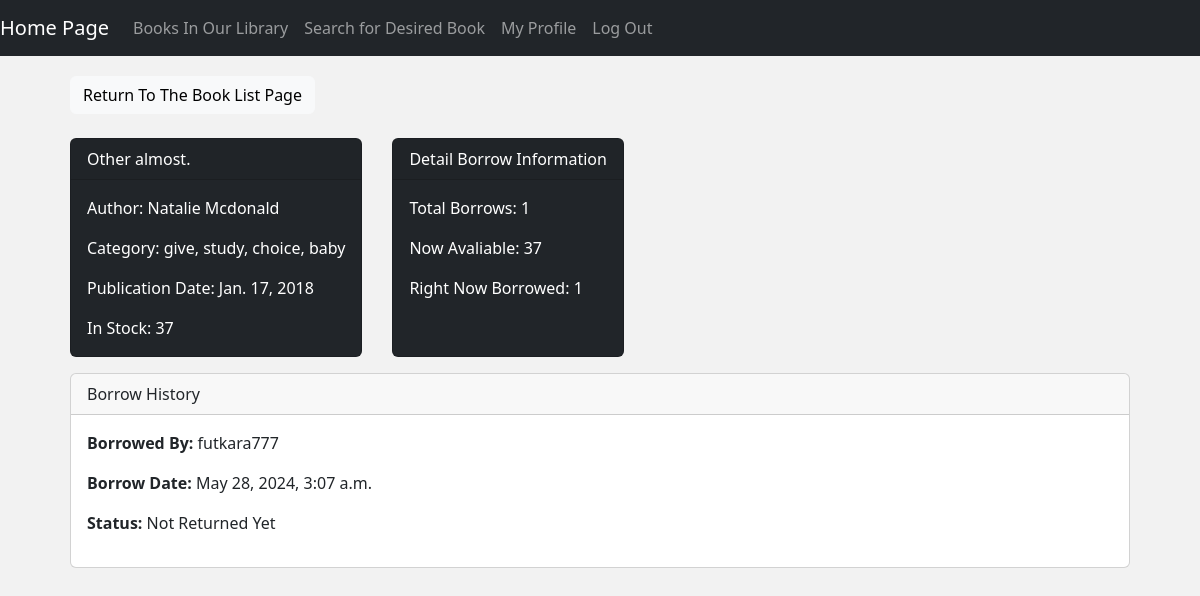
Screenshot of /borrowhistory/2/ (signed in) with the database file from the repository.
### booklibrary/models.py (models this page shows, shortened)
class Book(models.Model):
    author = models.ForeignKey(Author, on_delete=models.CASCADE, null=True, verbose_name='Author')
    category = models.ManyToManyField(Category, verbose_name='Category')
    title = models.CharField(max_length=100, verbose_name='Title')
    publication_date = models.DateField(verbose_name='Publication Date')
    stock = models.IntegerField(verbose_name='Stock')
    notify_when_available = models.BooleanField(default=False)
    class Meta:
      verbose_name = "Book"
      verbose_name_plural = "Books"

class Author(models.Model):
    full_name = models.CharField(max_length=100, verbose_name='Full Name')
    class Meta:
        verbose_name = 'Author'
        verbose_name_plural = 'Authors'

class Category(models.Model):
    name = models.CharField(max_length=100, verbose_name='Name')
    def __str__(self):
        return self.name
    class Meta:
        verbose_name = 'Category'
        verbose_name_plural = 'Categories'

class Borrow(models.Model):
    user = models.ForeignKey(settings.AUTH_USER_MODEL, on_delete=models.CASCADE)
    book = models.ForeignKey(Book, related_name='borrows', on_delete=models.CASCADE)
    borrowed_at = models.DateTimeField()
    returned_at = models.DateTimeField(null=True, blank=True)
    class Meta:
      verbose_name = "Borrow"
      verbose_name_plural = "Borrows"

### booklibrary/views.py (the view)
# urls.py: path('borrowhistory/<int:book_id>/', views.borrow_history, name='borrow_history'),
@staff_member_required
def borrow_history(request, book_id):
    book = Book.objects.get(pk=book_id)
    borrows = Borrow.objects.filter(book=book)
    borrow_count = borrows.count()
    count = 0
    for borrow in borrows:
        if borrow.returned_at is None:
            count +=1
    return render(request, 'borrowhistory.html', {'book':book, 'borrows':borrows, 'borrow_count':borrow_count, 'not_returned_count':count})

### booklibrary/templates/borrowhistory.html (shortened to what this page needs)
{% extends 'base.html' %}
    {% block content %}
    <a href="/books/"><button type="button" class="btn btn-light">Return To The Book List Page</button></a>
    <br>
    <br>
    <div style="display:flex;">
        <div class="card text-white bg-dark mb-3" style="max-width: 600px; margin-right: 30px;">
            <div class="card-header">{{ book.title }}</div>
            <div class="card-body">
            <p class="card-text">Author: {{ book.author.full_name }}</p>
            <p class="card-text">Category: {% for category in book.category.all %}{{ category }}{% if not forloop.last %}, {% endif %}{% endfor %}</p>
            <p class="card-text">Publication Date: {{ book.publication_date }}</p>
            <p class="card-text">In Stock: {{ book.stock }}</p>
            </div>
        </div>
        <div class="card text-white bg-dark mb-3" style="max-width: 600px;">
            <div class="card-header">Detail Borrow Information</div>
            <div class="card-body">
            <p class="card-text">Total Borrows: {{ borrow_count }}</p>
            <p class="card-text">Now Avaliable: {{ book.stock }}</p>
            <p class="card-text">Right Now Borrowed: {{ not_returned_count }}</p>
            </div>
        </div>
    </div>
        {% for borrow in borrows %}
        <div class="card">
            <div class="card-header">
              Borrow History
            </div>
            <div class="card-body">
              <p class="card-text"><strong>Borrowed By:</strong> {{ borrow.user.username }}</p>
              <p class="card-text"><strong>Borrow Date:</strong> {{ borrow.borrowed_at }}</p>
              {% if borrow.returned_at %}
                <p><strong>Returned Date:</strong> {{ borrow.returned_at }}</p>
              {% else %}
                <p><strong>Status:</strong> Not Returned Yet</p>
              {% endif %}
            </div>
          </div>
          <br>
        {% endfor %}
    {% endblock %}

### booklibrary/templates/base.html (style rules this page uses)
body { background-color: #f0f0f0d5; }

### rows the page displays
Book: title "Other almost.", author.full_name "Natalie Mcdonald", publication_date "Jan. 17, 2018", stock "37"
Category: name "give"
Category: name "study"
Category: name "choice"
Category: name "baby"
Borrow: user.username "futkara777", borrowed_at "May 28, 2024, 3:07 a.m.", shows "Status:"

### other values shown
{{ borrow_count }} "1"
{{ not_returned_count }} "1"
